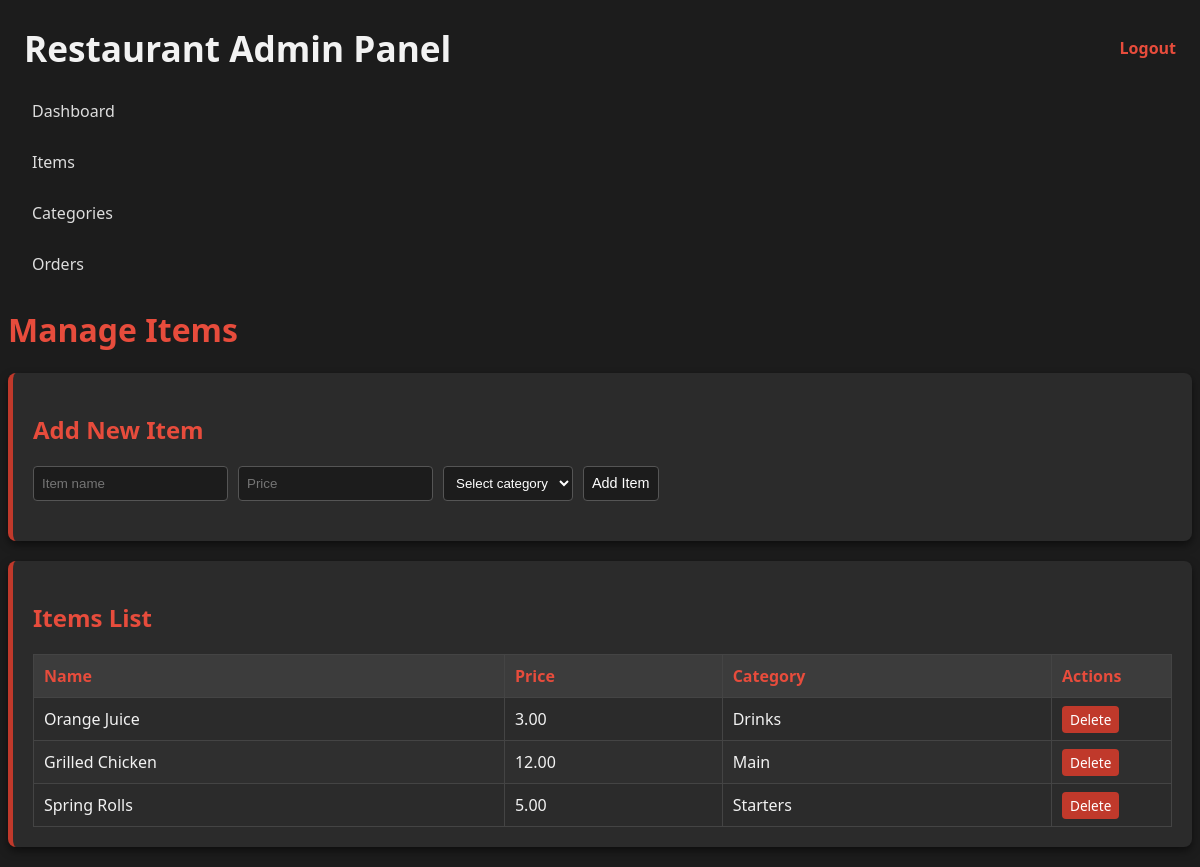
The app's page /public/admin/index.php?page=items (signed in), older data.
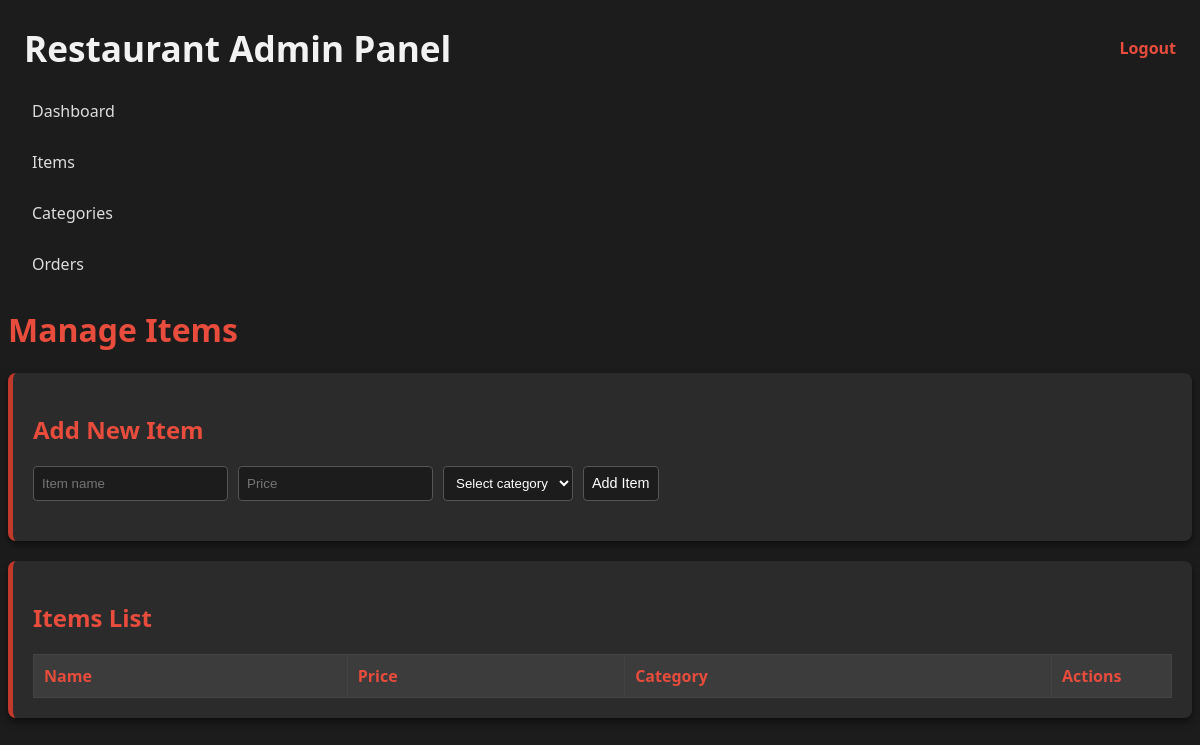
The same page, newer data.
### tables this page shows
CREATE TABLE menu_items (
    id INTEGER PRIMARY KEY AUTOINCREMENT,
    category_id INTEGER,
    name TEXT NOT NULL,
    description TEXT,
    price REAL NOT NULL,
    is_available INTEGER DEFAULT 1,
    FOREIGN KEY (category_id) REFERENCES categories(id)
);

CREATE TABLE categories (
    id INTEGER PRIMARY KEY AUTOINCREMENT,
    name TEXT NOT NULL
);

### public/admin/index.php (called while the page is built, shortened)
<?php
require __DIR__ . '/includes/header.php';
require __DIR__ . '/includes/sidebar.php';
$page = $_GET['page'] ?? 'dashboard';
require __DIR__ . "/$page.php";

### public/admin/items.php (the view, shortened to what this page needs)
<?php
require __DIR__ . "/../../src/database.php";
$items = $pdo->query("
    SELECT menu_items.*, categories.name AS cat_name
    FROM menu_items
    LEFT JOIN categories ON categories.id = menu_items.category_id
    ORDER BY menu_items.id DESC
")->fetchAll(PDO::FETCH_ASSOC);
?>
<div class="main-content">
    <h1 class="page-title">Manage Items</h1>
    <div class="card">
        <h2>Add New Item</h2>
        <form method="POST" class="form-grid">
            <input type="text" name="name" placeholder="Item name" required>
            <input type="number" step="0.01" name="price" placeholder="Price" required>
            <select name="category" required>
                <option value="">Select category</option>
            </select>
            <button type="submit" name="create" class="btn-primary">Add Item</button>
        </form>
    </div>
    <div class="card">
        <h2>Items List</h2>
        <table class="table">
            <thead>
                <tr>
                    <th>Name</th>
                    <th>Price</th>
                    <th>Category</th>
                    <th style="width:120px;">Actions</th>
                </tr>
            </thead>
            <tbody>
            <?php foreach ($items as $i): ?>
                <tr>
                    <td><?= htmlspecialchars($i['name']) ?></td>
                    <td><?= number_format($i['price'], 2) ?></td>
                    <td><?= htmlspecialchars($i['cat_name']) ?></td>
                    <td>
                        <a href="index.php?page=items&delete=<?= $i['id'] ?>" onclick="return confirm('Delete item?')" class="btn-danger-small">Delete</a>
                    </td>
                </tr>
            <?php endforeach; ?>
            </tbody>
        </table>
    </div>
</div>

### public/admin/includes/header.php (shortened to what this page needs)
<!DOCTYPE html>
<html lang="en">
<head>
    <link rel="stylesheet" href="assets/css/admin.css">
</head>
<body>
<header>
    <h1 class="header-caption">Restaurant Admin Panel</h1>
    <a href="/admin/logout.php" class="logout-link">Logout</a>
</header>

### public/admin/includes/sidebar.php
<aside>
    <ul class="sidebar-menu" >
        <li><a href="index.php?page=dashboard">Dashboard</a></li>
        <li><a href="index.php?page=items">Items</a></li>
        <li><a href="index.php?page=categories">Categories</a></li>
        <li><a href="index.php?page=orders">Orders</a></li>
    </ul>
</aside>
<main>

### public/admin/assets/css/admin.css (style rules this page uses)
body.login-body, body { background-color: #1c1c1c; color: #f2f2f2; font-family: 'Segoe UI', sans-serif; }
header { display: flex; justify-content: space-between; align-items: center; width: 100%; padding: 1rem; box-sizing: border-box; }
.header-caption { font-size: 2.2rem; margin: 0 }
.logout-link { text-decoration: none; color: #e74c3c; font-weight: bold; }
.sidebar-menu { list-style: none; padding: 0; margin: 0; }
.sidebar-menu li { margin-bottom: 5px; }
.sidebar-menu a { display: block; padding: 12px 20px; color: #ddd; text-decoration: none; font-weight: 500; border-left: 4px solid transparent; transition: all 0.2s ease; }
.card, .card-stats .card { background-color: #2b2b2b; border-left: 5px solid #c0392b; border-radius: 8px; padding: 20px; margin-bottom: 20px; box-shadow: 0 4px 8px rgba(0,0,0,0.5); }
.table { width: 100%; border-collapse: collapse; margin-top: 10px; }
.table th, .table td { border: 1px solid #444; padding: 10px; text-align: left; }
.table th { background-color: #3c3c3c; color: #e74c3c; }
.btn-primary, .btn-primary-small { background-color: #e74c3c; color: #fff; padding: 6px 12px; border: none; border-radius: 4px; cursor: pointer; text-decoration: none; font-size: 0.9em; }
.form-grid { display: flex; gap: 10px; flex-wrap: wrap; margin-top: 10px; margin-bottom: 20px; }
.form-grid input, .form-grid select, .form-grid button { padding: 8px; border-radius: 4px; border: 1px solid #555; background-color: #1c1c1c; color: #fff; }
h1.page-title, h2 { color: #e74c3c; }
* { box-sizing: border-box; }
.table tbody tr:nth-child(even) { background-color: #2f2f2f; }
.btn-danger-small { background-color: #c0392b; color: #fff; padding: 4px 8px; border-radius: 4px; font-size: 0.85em; text-decoration: none; }

Row changes from the older to the newer data that the page shows:
removed menu_items: name "Orange Juice", price "3.00", category.name "Drinks"
removed menu_items: name "Grilled Chicken", price "12.00", category.name "Main"
removed menu_items: name "Spring Rolls", price "5.00", category.name "Starters"
